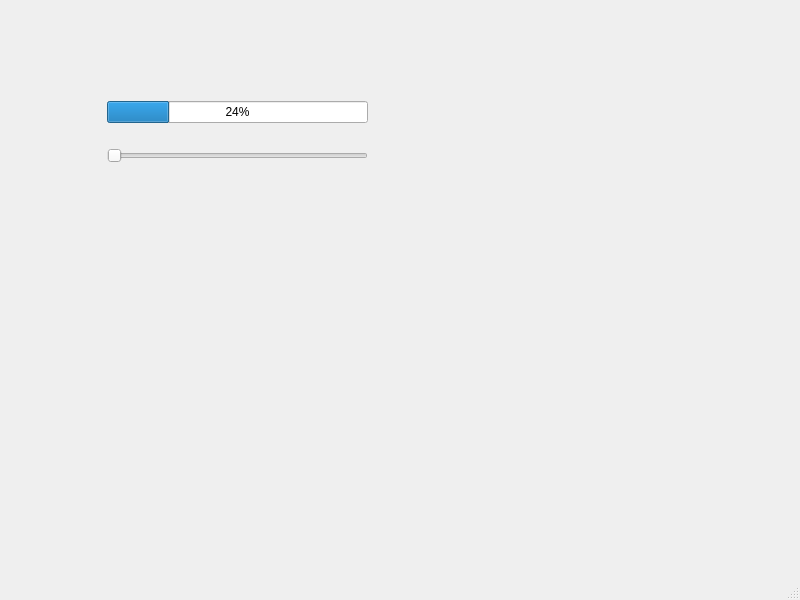
<?xml version="1.0" encoding="UTF-8"?>
<ui version="4.0">
 <class>MainWindow</class>
 <widget class="QMainWindow" name="MainWindow">
  <property name="geometry">
   <rect>
    <x>0</x>
    <y>0</y>
    <width>800</width>
    <height>600</height>
   </rect>
  </property>
  <property name="windowTitle">
   <string>MainWindow</string>
  </property>
  <widget class="QWidget" name="centralwidget">
   <widget class="QWidget" name="">
    <property name="geometry">
     <rect>
      <x>107</x>
      <y>82</y>
      <width>261</width>
      <height>101</height>
     </rect>
    </property>
    <layout class="QVBoxLayout" name="verticalLayout">
     <item>
      <widget class="QProgressBar" name="progressBar">
       <property name="value">
        <number>24</number>
       </property>
      </widget>
     </item>
     <item>
      <widget class="QSlider" name="horizontalSlider">
       <property name="orientation">
        <enum>Qt::Horizontal</enum>
       </property>
      </widget>
     </item>
    </layout>
   </widget>
  </widget>
  <widget class="QMenuBar" name="menubar">
   <property name="geometry">
    <rect>
     <x>0</x>
     <y>0</y>
     <width>800</width>
     <height>25</height>
    </rect>
   </property>
  </widget>
  <widget class="QStatusBar" name="statusbar"/>
 </widget>
 <resources/>
 <connections/>
</ui>
